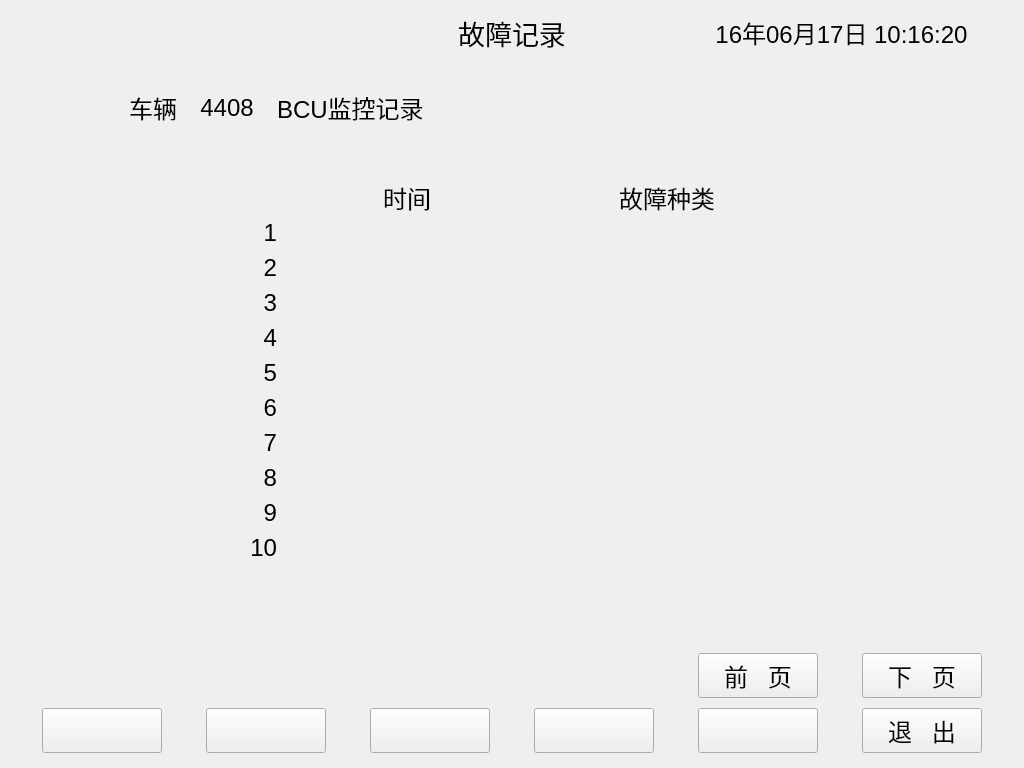
<?xml version="1.0" encoding="UTF-8"?>
<ui version="4.0">
 <class>viewerrlist2</class>
 <widget class="QDialog" name="viewerrlist2">
  <property name="geometry">
   <rect>
    <x>0</x>
    <y>0</y>
    <width>1024</width>
    <height>768</height>
   </rect>
  </property>
  <property name="windowTitle">
   <string>故障记录</string>
  </property>
  <widget class="QPushButton" name="buttontemp3">
   <property name="geometry">
    <rect>
     <x>534</x>
     <y>708</y>
     <width>120</width>
     <height>45</height>
    </rect>
   </property>
   <property name="font">
    <font>
     <pointsize>18</pointsize>
    </font>
   </property>
   <property name="focusPolicy">
    <enum>Qt::NoFocus</enum>
   </property>
   <property name="text">
    <string/>
   </property>
  </widget>
  <widget class="QLabel" name="labelrevisetype">
   <property name="geometry">
    <rect>
     <x>277</x>
     <y>90</y>
     <width>200</width>
     <height>35</height>
    </rect>
   </property>
   <property name="font">
    <font>
     <pointsize>18</pointsize>
    </font>
   </property>
   <property name="text">
    <string>BCU监控记录</string>
   </property>
   <property name="alignment">
    <set>Qt::AlignLeading|Qt::AlignLeft|Qt::AlignVCenter</set>
   </property>
  </widget>
  <widget class="QPushButton" name="buttontemp0">
   <property name="geometry">
    <rect>
     <x>42</x>
     <y>708</y>
     <width>120</width>
     <height>45</height>
    </rect>
   </property>
   <property name="font">
    <font>
     <pointsize>18</pointsize>
    </font>
   </property>
   <property name="focusPolicy">
    <enum>Qt::NoFocus</enum>
   </property>
   <property name="text">
    <string/>
   </property>
  </widget>
  <widget class="QLabel" name="title">
   <property name="geometry">
    <rect>
     <x>10</x>
     <y>10</y>
     <width>345</width>
     <height>45</height>
    </rect>
   </property>
   <property name="sizePolicy">
    <sizepolicy hsizetype="Expanding" vsizetype="Expanding">
     <horstretch>0</horstretch>
     <verstretch>0</verstretch>
    </sizepolicy>
   </property>
   <property name="font">
    <font>
     <pointsize>18</pointsize>
    </font>
   </property>
   <property name="text">
    <string/>
   </property>
  </widget>
  <widget class="QLabel" name="label">
   <property name="geometry">
    <rect>
     <x>117</x>
     <y>90</y>
     <width>60</width>
     <height>35</height>
    </rect>
   </property>
   <property name="font">
    <font>
     <pointsize>18</pointsize>
    </font>
   </property>
   <property name="text">
    <string>车辆</string>
   </property>
   <property name="alignment">
    <set>Qt::AlignRight|Qt::AlignTrailing|Qt::AlignVCenter</set>
   </property>
  </widget>
  <widget class="QPushButton" name="buttonquit">
   <property name="geometry">
    <rect>
     <x>862</x>
     <y>708</y>
     <width>120</width>
     <height>45</height>
    </rect>
   </property>
   <property name="font">
    <font>
     <pointsize>18</pointsize>
    </font>
   </property>
   <property name="focusPolicy">
    <enum>Qt::NoFocus</enum>
   </property>
   <property name="text">
    <string>退   出</string>
   </property>
  </widget>
  <widget class="QPushButton" name="buttontemp1">
   <property name="geometry">
    <rect>
     <x>206</x>
     <y>708</y>
     <width>120</width>
     <height>45</height>
    </rect>
   </property>
   <property name="font">
    <font>
     <pointsize>18</pointsize>
    </font>
   </property>
   <property name="focusPolicy">
    <enum>Qt::NoFocus</enum>
   </property>
   <property name="text">
    <string/>
   </property>
  </widget>
  <widget class="QPushButton" name="buttontemp4">
   <property name="geometry">
    <rect>
     <x>698</x>
     <y>708</y>
     <width>120</width>
     <height>45</height>
    </rect>
   </property>
   <property name="font">
    <font>
     <pointsize>18</pointsize>
    </font>
   </property>
   <property name="focusPolicy">
    <enum>Qt::NoFocus</enum>
   </property>
   <property name="text">
    <string/>
   </property>
  </widget>
  <widget class="QLabel" name="title_2">
   <property name="geometry">
    <rect>
     <x>355</x>
     <y>10</y>
     <width>314</width>
     <height>45</height>
    </rect>
   </property>
   <property name="sizePolicy">
    <sizepolicy hsizetype="Expanding" vsizetype="Expanding">
     <horstretch>0</horstretch>
     <verstretch>0</verstretch>
    </sizepolicy>
   </property>
   <property name="font">
    <font>
     <pointsize>20</pointsize>
    </font>
   </property>
   <property name="text">
    <string>故障记录</string>
   </property>
   <property name="alignment">
    <set>Qt::AlignCenter</set>
   </property>
  </widget>
  <widget class="QLabel" name="labelbuttonarea">
   <property name="geometry">
    <rect>
     <x>10</x>
     <y>703</y>
     <width>1004</width>
     <height>55</height>
    </rect>
   </property>
   <property name="text">
    <string/>
   </property>
  </widget>
  <widget class="QPushButton" name="buttontemp2">
   <property name="geometry">
    <rect>
     <x>370</x>
     <y>708</y>
     <width>120</width>
     <height>45</height>
    </rect>
   </property>
   <property name="font">
    <font>
     <pointsize>18</pointsize>
    </font>
   </property>
   <property name="focusPolicy">
    <enum>Qt::NoFocus</enum>
   </property>
   <property name="text">
    <string/>
   </property>
  </widget>
  <widget class="QLabel" name="title_3">
   <property name="geometry">
    <rect>
     <x>669</x>
     <y>10</y>
     <width>345</width>
     <height>45</height>
    </rect>
   </property>
   <property name="sizePolicy">
    <sizepolicy hsizetype="Expanding" vsizetype="Expanding">
     <horstretch>0</horstretch>
     <verstretch>0</verstretch>
    </sizepolicy>
   </property>
   <property name="font">
    <font>
     <pointsize>18</pointsize>
    </font>
   </property>
   <property name="text">
    <string>16年06月17日 10:16:20</string>
   </property>
   <property name="alignment">
    <set>Qt::AlignCenter</set>
   </property>
  </widget>
  <widget class="QLabel" name="labelcarId">
   <property name="geometry">
    <rect>
     <x>177</x>
     <y>90</y>
     <width>100</width>
     <height>35</height>
    </rect>
   </property>
   <property name="font">
    <font>
     <pointsize>18</pointsize>
    </font>
   </property>
   <property name="text">
    <string>4408</string>
   </property>
   <property name="alignment">
    <set>Qt::AlignCenter</set>
   </property>
  </widget>
  <widget class="QLabel" name="labelinfo_1_2">
   <property name="geometry">
    <rect>
     <x>277</x>
     <y>180</y>
     <width>260</width>
     <height>35</height>
    </rect>
   </property>
   <property name="font">
    <font>
     <pointsize>18</pointsize>
    </font>
   </property>
   <property name="text">
    <string>时间</string>
   </property>
   <property name="alignment">
    <set>Qt::AlignCenter</set>
   </property>
  </widget>
  <widget class="QLabel" name="labelinfo_1_3">
   <property name="geometry">
    <rect>
     <x>537</x>
     <y>180</y>
     <width>260</width>
     <height>35</height>
    </rect>
   </property>
   <property name="font">
    <font>
     <pointsize>18</pointsize>
    </font>
   </property>
   <property name="text">
    <string>故障种类</string>
   </property>
   <property name="alignment">
    <set>Qt::AlignCenter</set>
   </property>
  </widget>
  <widget class="QLabel" name="labelinfo_2_1">
   <property name="geometry">
    <rect>
     <x>227</x>
     <y>215</y>
     <width>50</width>
     <height>35</height>
    </rect>
   </property>
   <property name="font">
    <font>
     <pointsize>18</pointsize>
    </font>
   </property>
   <property name="text">
    <string>1</string>
   </property>
   <property name="alignment">
    <set>Qt::AlignRight|Qt::AlignTrailing|Qt::AlignVCenter</set>
   </property>
  </widget>
  <widget class="QLabel" name="labelinfo_2_2">
   <property name="geometry">
    <rect>
     <x>277</x>
     <y>215</y>
     <width>260</width>
     <height>35</height>
    </rect>
   </property>
   <property name="font">
    <font>
     <pointsize>18</pointsize>
    </font>
   </property>
   <property name="text">
    <string/>
   </property>
   <property name="alignment">
    <set>Qt::AlignLeading|Qt::AlignLeft|Qt::AlignVCenter</set>
   </property>
  </widget>
  <widget class="QLabel" name="labelinfo_2_3">
   <property name="geometry">
    <rect>
     <x>537</x>
     <y>215</y>
     <width>260</width>
     <height>35</height>
    </rect>
   </property>
   <property name="font">
    <font>
     <pointsize>18</pointsize>
    </font>
   </property>
   <property name="text">
    <string/>
   </property>
   <property name="alignment">
    <set>Qt::AlignLeading|Qt::AlignLeft|Qt::AlignVCenter</set>
   </property>
  </widget>
  <widget class="QLabel" name="labelinfo_3_3">
   <property name="geometry">
    <rect>
     <x>537</x>
     <y>250</y>
     <width>260</width>
     <height>35</height>
    </rect>
   </property>
   <property name="font">
    <font>
     <pointsize>18</pointsize>
    </font>
   </property>
   <property name="text">
    <string/>
   </property>
   <property name="alignment">
    <set>Qt::AlignLeading|Qt::AlignLeft|Qt::AlignVCenter</set>
   </property>
  </widget>
  <widget class="QLabel" name="labelinfo_3_2">
   <property name="geometry">
    <rect>
     <x>277</x>
     <y>250</y>
     <width>260</width>
     <height>35</height>
    </rect>
   </property>
   <property name="font">
    <font>
     <pointsize>18</pointsize>
    </font>
   </property>
   <property name="text">
    <string/>
   </property>
   <property name="alignment">
    <set>Qt::AlignLeading|Qt::AlignLeft|Qt::AlignVCenter</set>
   </property>
  </widget>
  <widget class="QLabel" name="labelinfo_3_1">
   <property name="geometry">
    <rect>
     <x>227</x>
     <y>250</y>
     <width>50</width>
     <height>35</height>
    </rect>
   </property>
   <property name="font">
    <font>
     <pointsize>18</pointsize>
    </font>
   </property>
   <property name="text">
    <string>2</string>
   </property>
   <property name="alignment">
    <set>Qt::AlignRight|Qt::AlignTrailing|Qt::AlignVCenter</set>
   </property>
  </widget>
  <widget class="QLabel" name="labelinfo_4_1">
   <property name="geometry">
    <rect>
     <x>227</x>
     <y>285</y>
     <width>50</width>
     <height>35</height>
    </rect>
   </property>
   <property name="font">
    <font>
     <pointsize>18</pointsize>
    </font>
   </property>
   <property name="text">
    <string>3</string>
   </property>
   <property name="alignment">
    <set>Qt::AlignRight|Qt::AlignTrailing|Qt::AlignVCenter</set>
   </property>
  </widget>
  <widget class="QLabel" name="labelinfo_4_2">
   <property name="geometry">
    <rect>
     <x>277</x>
     <y>285</y>
     <width>260</width>
     <height>35</height>
    </rect>
   </property>
   <property name="font">
    <font>
     <pointsize>18</pointsize>
    </font>
   </property>
   <property name="text">
    <string/>
   </property>
   <property name="alignment">
    <set>Qt::AlignLeading|Qt::AlignLeft|Qt::AlignVCenter</set>
   </property>
  </widget>
  <widget class="QLabel" name="labelinfo_4_3">
   <property name="geometry">
    <rect>
     <x>537</x>
     <y>285</y>
     <width>260</width>
     <height>35</height>
    </rect>
   </property>
   <property name="font">
    <font>
     <pointsize>18</pointsize>
    </font>
   </property>
   <property name="text">
    <string/>
   </property>
   <property name="alignment">
    <set>Qt::AlignLeading|Qt::AlignLeft|Qt::AlignVCenter</set>
   </property>
  </widget>
  <widget class="QLabel" name="labelinfo_5_3">
   <property name="geometry">
    <rect>
     <x>537</x>
     <y>320</y>
     <width>260</width>
     <height>35</height>
    </rect>
   </property>
   <property name="font">
    <font>
     <pointsize>18</pointsize>
    </font>
   </property>
   <property name="text">
    <string/>
   </property>
   <property name="alignment">
    <set>Qt::AlignLeading|Qt::AlignLeft|Qt::AlignVCenter</set>
   </property>
  </widget>
  <widget class="QLabel" name="labelinfo_5_2">
   <property name="geometry">
    <rect>
     <x>277</x>
     <y>320</y>
     <width>260</width>
     <height>35</height>
    </rect>
   </property>
   <property name="font">
    <font>
     <pointsize>18</pointsize>
    </font>
   </property>
   <property name="text">
    <string/>
   </property>
   <property name="alignment">
    <set>Qt::AlignLeading|Qt::AlignLeft|Qt::AlignVCenter</set>
   </property>
  </widget>
  <widget class="QLabel" name="labelinfo_5_1">
   <property name="geometry">
    <rect>
     <x>227</x>
     <y>320</y>
     <width>50</width>
     <height>35</height>
    </rect>
   </property>
   <property name="font">
    <font>
     <pointsize>18</pointsize>
    </font>
   </property>
   <property name="text">
    <string>4</string>
   </property>
   <property name="alignment">
    <set>Qt::AlignRight|Qt::AlignTrailing|Qt::AlignVCenter</set>
   </property>
  </widget>
  <widget class="QLabel" name="labelinfo_6_3">
   <property name="geometry">
    <rect>
     <x>537</x>
     <y>355</y>
     <width>260</width>
     <height>35</height>
    </rect>
   </property>
   <property name="font">
    <font>
     <pointsize>18</pointsize>
    </font>
   </property>
   <property name="text">
    <string/>
   </property>
   <property name="alignment">
    <set>Qt::AlignLeading|Qt::AlignLeft|Qt::AlignVCenter</set>
   </property>
  </widget>
  <widget class="QLabel" name="labelinfo_6_1">
   <property name="geometry">
    <rect>
     <x>227</x>
     <y>355</y>
     <width>50</width>
     <height>35</height>
    </rect>
   </property>
   <property name="font">
    <font>
     <pointsize>18</pointsize>
    </font>
   </property>
   <property name="text">
    <string>5</string>
   </property>
   <property name="alignment">
    <set>Qt::AlignRight|Qt::AlignTrailing|Qt::AlignVCenter</set>
   </property>
  </widget>
  <widget class="QLabel" name="labelinfo_6_2">
   <property name="geometry">
    <rect>
     <x>277</x>
     <y>355</y>
     <width>260</width>
     <height>35</height>
    </rect>
   </property>
   <property name="font">
    <font>
     <pointsize>18</pointsize>
    </font>
   </property>
   <property name="text">
    <string/>
   </property>
   <property name="alignment">
    <set>Qt::AlignLeading|Qt::AlignLeft|Qt::AlignVCenter</set>
   </property>
  </widget>
  <widget class="QLabel" name="labelinfo_7_1">
   <property name="geometry">
    <rect>
     <x>227</x>
     <y>390</y>
     <width>50</width>
     <height>35</height>
    </rect>
   </property>
   <property name="font">
    <font>
     <pointsize>18</pointsize>
    </font>
   </property>
   <property name="text">
    <string>6</string>
   </property>
   <property name="alignment">
    <set>Qt::AlignRight|Qt::AlignTrailing|Qt::AlignVCenter</set>
   </property>
  </widget>
  <widget class="QLabel" name="labelinfo_7_2">
   <property name="geometry">
    <rect>
     <x>277</x>
     <y>390</y>
     <width>260</width>
     <height>35</height>
    </rect>
   </property>
   <property name="font">
    <font>
     <pointsize>18</pointsize>
    </font>
   </property>
   <property name="text">
    <string/>
   </property>
   <property name="alignment">
    <set>Qt::AlignLeading|Qt::AlignLeft|Qt::AlignVCenter</set>
   </property>
  </widget>
  <widget class="QLabel" name="labelinfo_7_3">
   <property name="geometry">
    <rect>
     <x>537</x>
     <y>390</y>
     <width>260</width>
     <height>35</height>
    </rect>
   </property>
   <property name="font">
    <font>
     <pointsize>18</pointsize>
    </font>
   </property>
   <property name="text">
    <string/>
   </property>
   <property name="alignment">
    <set>Qt::AlignLeading|Qt::AlignLeft|Qt::AlignVCenter</set>
   </property>
  </widget>
  <widget class="QLabel" name="labelinfo_8_1">
   <property name="geometry">
    <rect>
     <x>227</x>
     <y>425</y>
     <width>50</width>
     <height>35</height>
    </rect>
   </property>
   <property name="font">
    <font>
     <pointsize>18</pointsize>
    </font>
   </property>
   <property name="text">
    <string>7</string>
   </property>
   <property name="alignment">
    <set>Qt::AlignRight|Qt::AlignTrailing|Qt::AlignVCenter</set>
   </property>
  </widget>
  <widget class="QLabel" name="labelinfo_8_2">
   <property name="geometry">
    <rect>
     <x>277</x>
     <y>425</y>
     <width>260</width>
     <height>35</height>
    </rect>
   </property>
   <property name="font">
    <font>
     <pointsize>18</pointsize>
    </font>
   </property>
   <property name="text">
    <string/>
   </property>
   <property name="alignment">
    <set>Qt::AlignLeading|Qt::AlignLeft|Qt::AlignVCenter</set>
   </property>
  </widget>
  <widget class="QLabel" name="labelinfo_8_3">
   <property name="geometry">
    <rect>
     <x>537</x>
     <y>425</y>
     <width>260</width>
     <height>35</height>
    </rect>
   </property>
   <property name="font">
    <font>
     <pointsize>18</pointsize>
    </font>
   </property>
   <property name="text">
    <string/>
   </property>
   <property name="alignment">
    <set>Qt::AlignLeading|Qt::AlignLeft|Qt::AlignVCenter</set>
   </property>
  </widget>
  <widget class="QLabel" name="labelinfo_9_3">
   <property name="geometry">
    <rect>
     <x>537</x>
     <y>460</y>
     <width>260</width>
     <height>35</height>
    </rect>
   </property>
   <property name="font">
    <font>
     <pointsize>18</pointsize>
    </font>
   </property>
   <property name="text">
    <string/>
   </property>
   <property name="alignment">
    <set>Qt::AlignLeading|Qt::AlignLeft|Qt::AlignVCenter</set>
   </property>
  </widget>
  <widget class="QLabel" name="labelinfo_9_1">
   <property name="geometry">
    <rect>
     <x>227</x>
     <y>460</y>
     <width>50</width>
     <height>35</height>
    </rect>
   </property>
   <property name="font">
    <font>
     <pointsize>18</pointsize>
    </font>
   </property>
   <property name="text">
    <string>8</string>
   </property>
   <property name="alignment">
    <set>Qt::AlignRight|Qt::AlignTrailing|Qt::AlignVCenter</set>
   </property>
  </widget>
  <widget class="QLabel" name="labelinfo_9_2">
   <property name="geometry">
    <rect>
     <x>277</x>
     <y>460</y>
     <width>260</width>
     <height>35</height>
    </rect>
   </property>
   <property name="font">
    <font>
     <pointsize>18</pointsize>
    </font>
   </property>
   <property name="text">
    <string/>
   </property>
   <property name="alignment">
    <set>Qt::AlignLeading|Qt::AlignLeft|Qt::AlignVCenter</set>
   </property>
  </widget>
  <widget class="QLabel" name="labelinfo_10_1">
   <property name="geometry">
    <rect>
     <x>227</x>
     <y>495</y>
     <width>50</width>
     <height>35</height>
    </rect>
   </property>
   <property name="font">
    <font>
     <pointsize>18</pointsize>
    </font>
   </property>
   <property name="text">
    <string>9</string>
   </property>
   <property name="alignment">
    <set>Qt::AlignRight|Qt::AlignTrailing|Qt::AlignVCenter</set>
   </property>
  </widget>
  <widget class="QLabel" name="labelinfo_10_2">
   <property name="geometry">
    <rect>
     <x>277</x>
     <y>495</y>
     <width>260</width>
     <height>35</height>
    </rect>
   </property>
   <property name="font">
    <font>
     <pointsize>18</pointsize>
    </font>
   </property>
   <property name="text">
    <string/>
   </property>
   <property name="alignment">
    <set>Qt::AlignLeading|Qt::AlignLeft|Qt::AlignVCenter</set>
   </property>
  </widget>
  <widget class="QLabel" name="labelinfo_10_3">
   <property name="geometry">
    <rect>
     <x>537</x>
     <y>495</y>
     <width>260</width>
     <height>35</height>
    </rect>
   </property>
   <property name="font">
    <font>
     <pointsize>18</pointsize>
    </font>
   </property>
   <property name="text">
    <string/>
   </property>
   <property name="alignment">
    <set>Qt::AlignLeading|Qt::AlignLeft|Qt::AlignVCenter</set>
   </property>
  </widget>
  <widget class="QLabel" name="labelinfo_11_1">
   <property name="geometry">
    <rect>
     <x>227</x>
     <y>530</y>
     <width>50</width>
     <height>35</height>
    </rect>
   </property>
   <property name="font">
    <font>
     <pointsize>18</pointsize>
    </font>
   </property>
   <property name="text">
    <string>10</string>
   </property>
   <property name="alignment">
    <set>Qt::AlignRight|Qt::AlignTrailing|Qt::AlignVCenter</set>
   </property>
  </widget>
  <widget class="QLabel" name="labelinfo_11_3">
   <property name="geometry">
    <rect>
     <x>537</x>
     <y>530</y>
     <width>260</width>
     <height>35</height>
    </rect>
   </property>
   <property name="font">
    <font>
     <pointsize>18</pointsize>
    </font>
   </property>
   <property name="text">
    <string/>
   </property>
   <property name="alignment">
    <set>Qt::AlignLeading|Qt::AlignLeft|Qt::AlignVCenter</set>
   </property>
  </widget>
  <widget class="QLabel" name="labelinfo_11_2">
   <property name="geometry">
    <rect>
     <x>277</x>
     <y>530</y>
     <width>260</width>
     <height>35</height>
    </rect>
   </property>
   <property name="font">
    <font>
     <pointsize>18</pointsize>
    </font>
   </property>
   <property name="text">
    <string/>
   </property>
   <property name="alignment">
    <set>Qt::AlignLeading|Qt::AlignLeft|Qt::AlignVCenter</set>
   </property>
  </widget>
  <widget class="QPushButton" name="buttonnextpage">
   <property name="geometry">
    <rect>
     <x>862</x>
     <y>653</y>
     <width>120</width>
     <height>45</height>
    </rect>
   </property>
   <property name="font">
    <font>
     <pointsize>18</pointsize>
    </font>
   </property>
   <property name="focusPolicy">
    <enum>Qt::NoFocus</enum>
   </property>
   <property name="text">
    <string>下   页</string>
   </property>
  </widget>
  <widget class="QPushButton" name="buttonpreviouspage">
   <property name="geometry">
    <rect>
     <x>698</x>
     <y>653</y>
     <width>120</width>
     <height>45</height>
    </rect>
   </property>
   <property name="font">
    <font>
     <pointsize>18</pointsize>
    </font>
   </property>
   <property name="focusPolicy">
    <enum>Qt::NoFocus</enum>
   </property>
   <property name="text">
    <string>前   页</string>
   </property>
  </widget>
  <zorder>labelbuttonarea</zorder>
  <zorder>buttontemp3</zorder>
  <zorder>labelrevisetype</zorder>
  <zorder>buttontemp0</zorder>
  <zorder>title</zorder>
  <zorder>label</zorder>
  <zorder>buttonquit</zorder>
  <zorder>buttontemp1</zorder>
  <zorder>buttontemp4</zorder>
  <zorder>title_2</zorder>
  <zorder>buttontemp2</zorder>
  <zorder>title_3</zorder>
  <zorder>labelcarId</zorder>
  <zorder>labelinfo_1_2</zorder>
  <zorder>labelinfo_1_3</zorder>
  <zorder>labelinfo_2_1</zorder>
  <zorder>labelinfo_2_2</zorder>
  <zorder>labelinfo_2_3</zorder>
  <zorder>labelinfo_3_3</zorder>
  <zorder>labelinfo_3_2</zorder>
  <zorder>labelinfo_3_1</zorder>
  <zorder>labelinfo_4_1</zorder>
  <zorder>labelinfo_4_2</zorder>
  <zorder>labelinfo_4_3</zorder>
  <zorder>labelinfo_5_3</zorder>
  <zorder>labelinfo_5_2</zorder>
  <zorder>labelinfo_5_1</zorder>
  <zorder>labelinfo_6_3</zorder>
  <zorder>labelinfo_6_1</zorder>
  <zorder>labelinfo_6_2</zorder>
  <zorder>labelinfo_7_1</zorder>
  <zorder>labelinfo_7_2</zorder>
  <zorder>labelinfo_7_3</zorder>
  <zorder>labelinfo_8_1</zorder>
  <zorder>labelinfo_8_2</zorder>
  <zorder>labelinfo_8_3</zorder>
  <zorder>labelinfo_9_3</zorder>
  <zorder>labelinfo_9_1</zorder>
  <zorder>labelinfo_9_2</zorder>
  <zorder>labelinfo_10_1</zorder>
  <zorder>labelinfo_10_2</zorder>
  <zorder>labelinfo_10_3</zorder>
  <zorder>labelinfo_11_1</zorder>
  <zorder>labelinfo_11_3</zorder>
  <zorder>labelinfo_11_2</zorder>
  <zorder>buttonnextpage</zorder>
  <zorder>buttonpreviouspage</zorder>
 </widget>
 <resources/>
 <connections/>
</ui>
